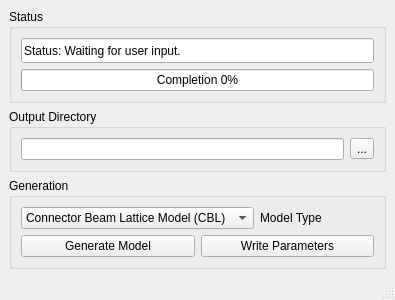
<?xml version="1.0" encoding="UTF-8"?>
<ui version="4.0">
 <class>MainWindow</class>
 <widget class="QMainWindow" name="MainWindow">
  <property name="geometry">
   <rect>
    <x>0</x>
    <y>0</y>
    <width>395</width>
    <height>295</height>
   </rect>
  </property>
  <property name="sizePolicy">
   <sizepolicy hsizetype="Expanding" vsizetype="Minimum">
    <horstretch>0</horstretch>
    <verstretch>0</verstretch>
   </sizepolicy>
  </property>
  <property name="minimumSize">
   <size>
    <width>0</width>
    <height>0</height>
   </size>
  </property>
  <property name="windowTitle">
   <string>MainWindow</string>
  </property>
  <widget class="QWidget" name="centralwidget">
   <property name="sizePolicy">
    <sizepolicy hsizetype="Expanding" vsizetype="MinimumExpanding">
     <horstretch>0</horstretch>
     <verstretch>0</verstretch>
    </sizepolicy>
   </property>
   <property name="minimumSize">
    <size>
     <width>0</width>
     <height>0</height>
    </size>
   </property>
   <layout class="QGridLayout" name="gridLayout_5">
    <item row="1" column="0">
     <widget class="QGroupBox" name="groupBox_2">
      <property name="title">
       <string>Output Directory</string>
      </property>
      <layout class="QGridLayout" name="gridLayout_2">
       <item row="0" column="0">
        <layout class="QHBoxLayout" name="horizontalLayout_2">
         <item>
          <widget class="QLineEdit" name="outputDir">
           <property name="enabled">
            <bool>true</bool>
           </property>
           <property name="readOnly">
            <bool>false</bool>
           </property>
          </widget>
         </item>
         <item>
          <widget class="QToolButton" name="readDirButton">
           <property name="enabled">
            <bool>true</bool>
           </property>
           <property name="text">
            <string notr="true">...</string>
           </property>
          </widget>
         </item>
        </layout>
       </item>
      </layout>
     </widget>
    </item>
    <item row="0" column="0">
     <widget class="QGroupBox" name="groupBox">
      <property name="title">
       <string>Status</string>
      </property>
      <layout class="QGridLayout" name="gridLayout">
       <item row="0" column="0">
        <widget class="QLineEdit" name="statusWindow">
         <property name="enabled">
          <bool>true</bool>
         </property>
         <property name="sizePolicy">
          <sizepolicy hsizetype="Expanding" vsizetype="MinimumExpanding">
           <horstretch>0</horstretch>
           <verstretch>0</verstretch>
          </sizepolicy>
         </property>
         <property name="minimumSize">
          <size>
           <width>0</width>
           <height>25</height>
          </size>
         </property>
         <property name="maximumSize">
          <size>
           <width>16777215</width>
           <height>25</height>
          </size>
         </property>
         <property name="cursor">
          <cursorShape>BlankCursor</cursorShape>
         </property>
         <property name="text">
          <string>Status: Waiting for user input.</string>
         </property>
         <property name="frame">
          <bool>true</bool>
         </property>
         <property name="readOnly">
          <bool>true</bool>
         </property>
        </widget>
       </item>
       <item row="1" column="0">
        <widget class="QProgressBar" name="progressBar">
         <property name="sizePolicy">
          <sizepolicy hsizetype="Expanding" vsizetype="Fixed">
           <horstretch>0</horstretch>
           <verstretch>0</verstretch>
          </sizepolicy>
         </property>
         <property name="minimumSize">
          <size>
           <width>0</width>
           <height>20</height>
          </size>
         </property>
         <property name="value">
          <number>0</number>
         </property>
         <property name="textVisible">
          <bool>true</bool>
         </property>
         <property name="format">
          <string>Completion %p%</string>
         </property>
        </widget>
       </item>
      </layout>
     </widget>
    </item>
    <item row="2" column="0">
     <widget class="QGroupBox" name="groupBox_3">
      <property name="title">
       <string>Generation</string>
      </property>
      <layout class="QGridLayout" name="gridLayout_3">
       <item row="1" column="0">
        <widget class="QPushButton" name="generate">
         <property name="sizePolicy">
          <sizepolicy hsizetype="Preferred" vsizetype="Fixed">
           <horstretch>0</horstretch>
           <verstretch>0</verstretch>
          </sizepolicy>
         </property>
         <property name="minimumSize">
          <size>
           <width>100</width>
           <height>20</height>
          </size>
         </property>
         <property name="text">
          <string>Generate Model</string>
         </property>
         <property name="autoDefault">
          <bool>false</bool>
         </property>
        </widget>
       </item>
       <item row="1" column="1">
        <widget class="QPushButton" name="writePara">
         <property name="enabled">
          <bool>true</bool>
         </property>
         <property name="sizePolicy">
          <sizepolicy hsizetype="Preferred" vsizetype="Fixed">
           <horstretch>0</horstretch>
           <verstretch>0</verstretch>
          </sizepolicy>
         </property>
         <property name="minimumSize">
          <size>
           <width>100</width>
           <height>20</height>
          </size>
         </property>
         <property name="text">
          <string>Write Parameters</string>
         </property>
         <property name="autoDefault">
          <bool>false</bool>
         </property>
        </widget>
       </item>
       <item row="0" column="0" colspan="2">
        <layout class="QHBoxLayout" name="horizontalLayout">
         <item>
          <widget class="QComboBox" name="modelType">
           <item>
            <property name="text">
             <string>Connector Beam Lattice Model (CBL)</string>
            </property>
           </item>
          </widget>
         </item>
         <item>
          <widget class="QLabel" name="label">
           <property name="text">
            <string>Model Type</string>
           </property>
          </widget>
         </item>
        </layout>
       </item>
      </layout>
     </widget>
    </item>
   </layout>
  </widget>
  <widget class="QMenuBar" name="menubar">
   <property name="geometry">
    <rect>
     <x>0</x>
     <y>0</y>
     <width>395</width>
     <height>21</height>
    </rect>
   </property>
  </widget>
  <widget class="QStatusBar" name="statusbar"/>
 </widget>
 <resources/>
 <connections/>
</ui>
